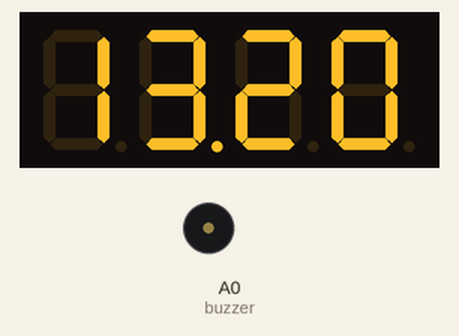
Bench run of a sketch on a simulated Arduino Uno, built with avr-gcc and run on an emulated ATmega328P. Shown: 4-digit seven-segment display, buzzer (waves = sounding). The local clock reads 2024-03-15 10:24:30 at power-on unless the sketch sets it.

Above: at 0.1 s.
At 4.1 s:
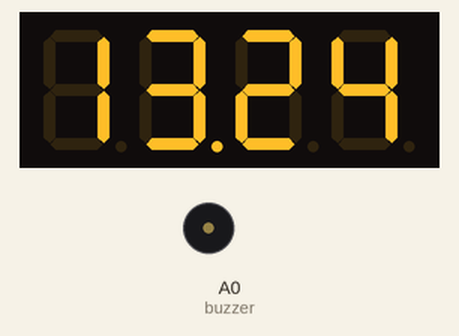
At 9.1 s:
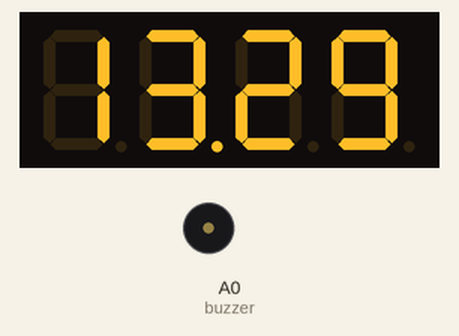
At 19.1 s:
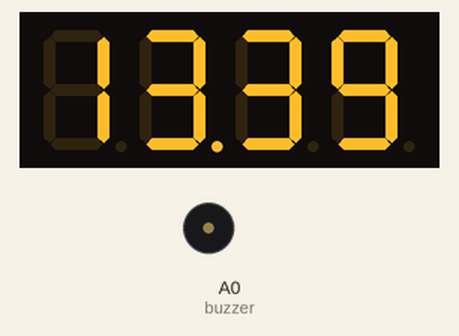
At 28.1 s:
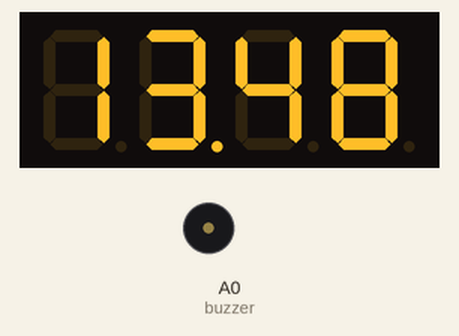
At 38.1 s:
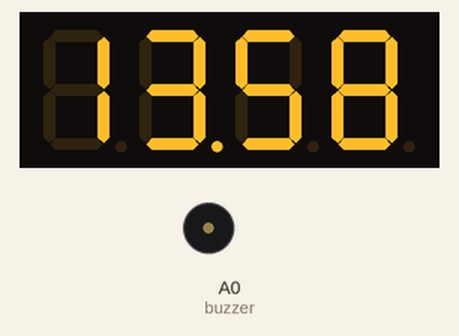

The sketch:

EST.ino
```cpp
#include "SevSeg.h"
#include <Wire.h>
#include "RTClib.h"
RTC_DS1307 RTC;
 int a = 1;
const int buzzer = A0;
SevSeg sevseg; //Initiate a seven segment controller object

void setup() {
  Wire.begin();
  RTC.begin();

  RTC.adjust(DateTime(__DATE__, __TIME__));

  byte numDigits = 4;
  byte digitPins[] = {2, 3, 4, 5};
  byte segmentPins[] = {6, 7, 8, 9, 10, 11, 12, 13};
 bool resistorsOnSegments = false; // 'false' means resistors are on digit pins
  byte hardwareConfig = COMMON_ANODE; // See README.md for options
  bool updateWithDelays = true; // Default. Recommended
  bool leadingZeros = true; // Use 'true' if you'd like to keep the leading zeros

  sevseg.begin(hardwareConfig, numDigits, digitPins, segmentPins, resistorsOnSegments, updateWithDelays, leadingZeros);
  sevseg.setBrightness(10);
pinMode(buzzer, OUTPUT);
}

void loop() {
  DateTime now = RTC.now();
  buzzerTime(now.second());
  sevseg.setNumber(getDecimalTime(), 2);
  sevseg.refreshDisplay(); // Must run repeatedly
}

int getDecimalTime()
{
  DateTime now = RTC.now();
  int decimalTime = now.minute() * 100 + now.second();
  return decimalTime;
}
void buzzerTime(int seconds){
  if(seconds == 59){
    for (int i=0; i<500; i++) {  // generate a 1KHz tone for 1/2 second
  tone(buzzer, 100);
  delayMicroseconds(500);
  noTone(buzzer);
  delayMicroseconds(500);
 }
  }
}
```

Measured:
- what the display in image 1 shows lasts 1.0 s, from 4.0 s to 5.0 s
